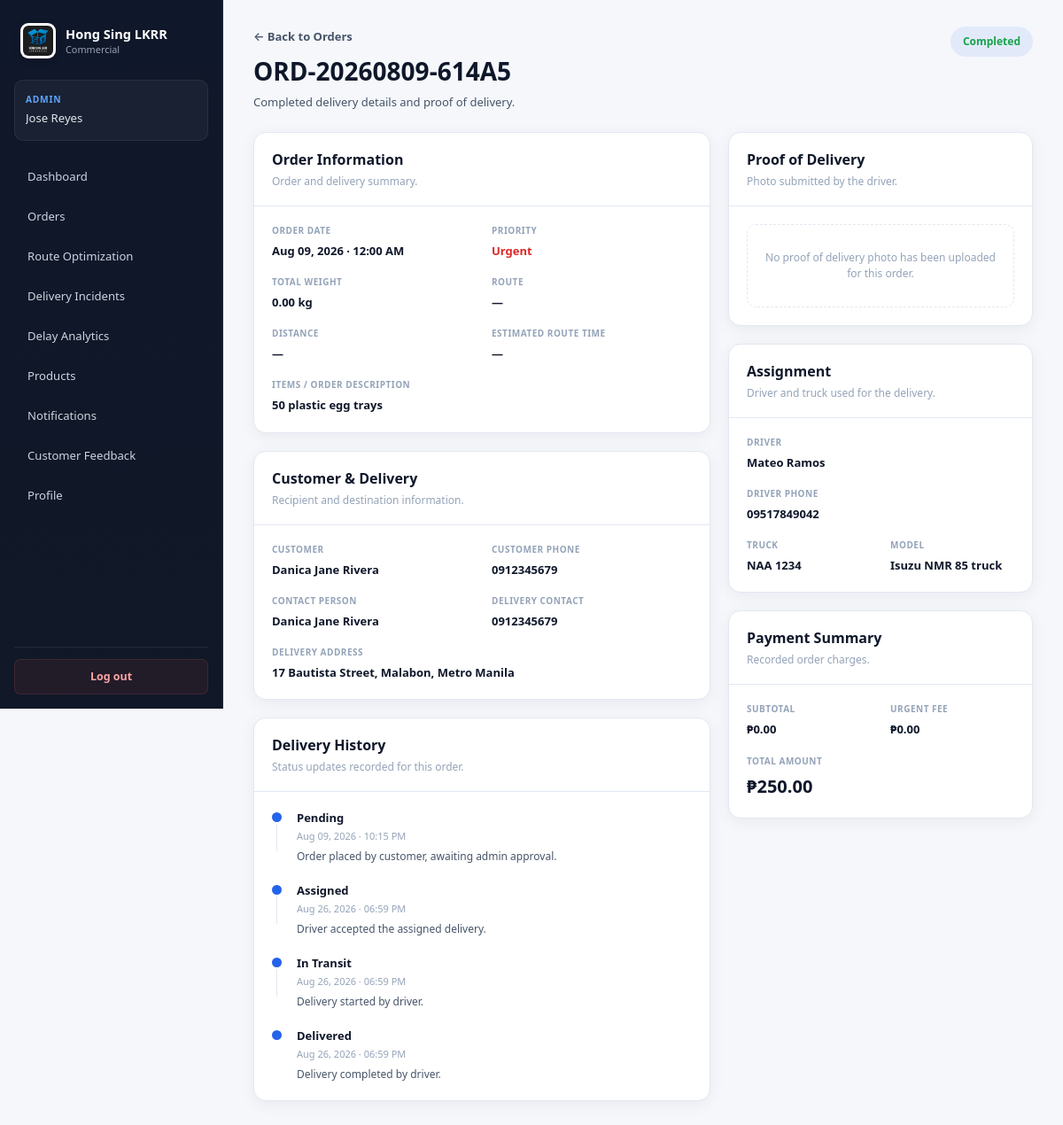
/admin/order_details.php?id=1 (signed in), run on the app's committed database.
### tables this page shows
CREATE TABLE `order` (
  `order_id` int(11) NOT NULL,
  `order_number` varchar(50) NOT NULL,
  `customer_id` int(11) NOT NULL,
  `driver_id` int(11) DEFAULT NULL,
  `truck_id` int(11) DEFAULT NULL,
  `route_id` int(11) DEFAULT NULL,
  `item_description` text NOT NULL,
  `subtotal` decimal(10,2) NOT NULL DEFAULT 0.00,
  `urgent_fee` decimal(10,2) NOT NULL DEFAULT 0.00,
  `total_amount` decimal(10,2) NOT NULL,
  `total_weight` decimal(12,2) NOT NULL DEFAULT 0.00,
  `total_weight_kg` decimal(10,2) NOT NULL DEFAULT 0.00,
  `order_date` date NOT NULL,
  `expected_delivery_date` date DEFAULT NULL,
  `priority_level` enum('Normal','Urgent') NOT NULL DEFAULT 'Normal',
  `completion_status` enum('Pending','Approved','Assigned','Accepted','In Transit','Completed','Cancelled') NOT NULL DEFAULT 'Pending',
  `created_at` datetime NOT NULL DEFAULT current_timestamp(),
  `approved_at` datetime DEFAULT NULL,
  `assigned_at` datetime DEFAULT NULL,
  `accepted_at` datetime DEFAULT NULL,
  `started_at` datetime DEFAULT NULL,
  `completed_at` datetime DEFAULT NULL,
  `cancelled_at` datetime DEFAULT NULL
);

CREATE TABLE `customer` (
  `customer_id` int(11) NOT NULL,
  `full_name` varchar(100) NOT NULL,
  `email` varchar(100) NOT NULL,
  `email_verified` tinyint(1) NOT NULL DEFAULT 0,
  `email_verified_at` datetime DEFAULT NULL,
  `password_hash` varchar(255) NOT NULL,
  `phone_number` varchar(20) NOT NULL,
  `address` varchar(255) NOT NULL,
  `city` varchar(100) NOT NULL,
  `province` varchar(100) NOT NULL,
  `created_at` datetime NOT NULL DEFAULT current_timestamp(),
  `latitude` decimal(10,7) DEFAULT NULL,
  `longitude` decimal(10,7) DEFAULT NULL,
  `phone_verified` tinyint(1) NOT NULL DEFAULT 0,
  `phone_verified_at` datetime DEFAULT NULL
);

CREATE TABLE `delivery_location` (
  `location_id` int(11) NOT NULL,
  `order_id` int(11) NOT NULL,
  `full_address` varchar(255) NOT NULL,
  `city` varchar(100) NOT NULL,
  `province` varchar(100) NOT NULL,
  `latitude` decimal(10,6) DEFAULT NULL,
  `longitude` decimal(10,6) DEFAULT NULL,
  `contact_person` varchar(100) NOT NULL,
  `contact_number` varchar(20) NOT NULL
);

CREATE TABLE `delivery_status` (
  `status_id` int(11) NOT NULL,
  `order_id` int(11) NOT NULL,
  `status` enum('Pending','Assigned','In Transit','Arrived','Delivered','Failed','Cancelled') NOT NULL,
  `latitude` decimal(10,6) DEFAULT NULL,
  `longitude` decimal(10,6) DEFAULT NULL,
  `timestamp` datetime NOT NULL DEFAULT current_timestamp(),
  `notes` text DEFAULT NULL
);

CREATE TABLE `driver` (
  `driver_id` int(11) NOT NULL,
  `license_number` varchar(50) NOT NULL,
  `full_name` varchar(100) NOT NULL,
  `phone_number` varchar(20) NOT NULL,
  `email` varchar(100) NOT NULL,
  `password_hash` varchar(255) NOT NULL,
  `status` enum('Available','On Delivery','On Leave','Absent','Inactive','Resigned','Terminated') NOT NULL DEFAULT 'Available',
  `current_truck_id` int(11) DEFAULT NULL,
  `total_deliveries` int(11) NOT NULL DEFAULT 0,
  `rating` decimal(3,2) DEFAULT NULL,
  `created_at` datetime NOT NULL DEFAULT current_timestamp(),
  `last_location` varchar(150) DEFAULT NULL,
  `current_latitude` decimal(10,7) DEFAULT NULL,
  `current_longitude` decimal(10,7) DEFAULT NULL,
  `location_updated_at` datetime DEFAULT NULL,
  `phone_verified` tinyint(1) NOT NULL DEFAULT 0,
  `phone_verified_at` datetime DEFAULT NULL
);

CREATE TABLE `truck` (
  `truck_id` int(11) NOT NULL,
  `plate_number` varchar(20) NOT NULL,
  `model` varchar(100) NOT NULL,
  `capacity` decimal(10,2) NOT NULL,
  `status` enum('Available','In Use','Maintenance') NOT NULL DEFAULT 'Available',
  `last_maintenance` date DEFAULT NULL,
  `current_load` decimal(12,2) NOT NULL DEFAULT 0.00
);

### includes/auth.php (called while the page is built, shortened)
<?php
function e(
    mixed $value
): string {
    return htmlspecialchars(
        (string) $value,
        ENT_QUOTES | ENT_SUBSTITUTE,
        'UTF-8'
    );
}

### admin/order_details.php (the view, shortened to what this page needs)
<?php
require_once __DIR__ . '/../includes/auth.php';
$db = Database::getConnection();
$orderId = (int) ($_GET['id'] ?? 0);
$stmt = $db->prepare("
    SELECT
        o.*,
        c.full_name AS customer_name,
        c.email AS customer_email,
        c.phone_number AS customer_phone,
        d.full_name AS driver_name,
        d.phone_number AS driver_phone,
        t.plate_number,
        t.model AS truck_model,
        r.route_code,
        r.estimated_distance,
        r.estimated_time,
        dl.full_address AS delivery_address,
        dl.city AS delivery_city,
        dl.province AS delivery_province,
        dl.contact_person,
        dl.contact_number,
        rc.photo_proof_path,
        rc.delivery_time,
        rc.delivery_notes
    FROM `order` o
    LEFT JOIN customer c ON c.customer_id = o.customer_id
    LEFT JOIN driver d ON d.driver_id = o.driver_id
    LEFT JOIN truck t ON t.truck_id = o.truck_id
    LEFT JOIN route r ON r.route_id = o.route_id
    LEFT JOIN delivery_location dl
    ON dl.order_id = o.order_id
    LEFT JOIN receipt rc ON rc.order_id = o.order_id
    WHERE o.order_id = ?
    LIMIT 1
");
$stmt->execute([$orderId]);
$order = $stmt->fetch(PDO::FETCH_ASSOC);
$historyStmt = $db->prepare("
    SELECT status, timestamp, notes
    FROM delivery_status
    WHERE order_id = ?
    ORDER BY timestamp ASC
");
$historyStmt->execute([$orderId]);
$statusHistory = $historyStmt->fetchAll(PDO::FETCH_ASSOC);
function showVal($v): string {
    $v = trim((string)($v ?? ''));
    return $v !== '' ? e($v) : '—';
}
function showDT($v): string {
    $t = strtotime((string)$v);
    return $t ? date('M d, Y · h:i A', $t) : e($v);
}
$weight = (float)($order['total_weight_kg'] ?? 0);
if ($weight <= 0) $weight = (float)($order['total_weight'] ?? 0);
$address = implode(', ', array_filter(array_unique([
    trim((string)($order['delivery_address'] ?? '')),
    trim((string)($order['delivery_city'] ?? '')),
    trim((string)($order['delivery_province'] ?? ''))
])));
$podUrl = null;
?>
<!DOCTYPE html>
<html lang="en">
<head>
<link rel="stylesheet" href="<?= BASE_URL ?>assets/css/theme.css">
</head>
<body>
<?php require __DIR__ . '/../includes/header.php'; ?>
<main class="app-main">
<div class="order-details-page">
<header class="details-top">
<div>
<a class="back-link" href="<?= BASE_URL ?>admin/orders.php">← Back to Orders</a>
<h1><?= e($order['order_number']) ?></h1>
<p>Completed delivery details and proof of delivery.</p>
</div>
<span class="completed-badge"><?= e($order['completion_status']) ?></span>
</header>
<div class="details-layout">
<div class="details-col">
<section class="detail-card">
<div class="card-head"><h2>Order Information</h2><p>Order and delivery summary.</p></div>
<div class="card-body"><div class="info-grid">
<div><span class="label">Order Date</span><span class="value"><?= showDT($order['order_date']) ?></span></div>
<div><span class="label">Priority</span><span class="value <?= $order['priority_level']==='Urgent'?'urgent':'' ?>"><?= e($order['priority_level']) ?></span></div>
<div><span class="label">Total Weight</span><span class="value"><?= number_format($weight,2) ?> kg</span></div>
<div><span class="label">Route</span><span class="value"><?= showVal($order['route_code']) ?></span></div>
<div><span class="label">Distance</span><span class="value"><?= showVal($order['estimated_distance']) ?></span></div>
<div><span class="label">Estimated Route Time</span><span class="value"><?= showVal($order['estimated_time']) ?></span></div>
<div class="info-full"><span class="label">Items / Order Description</span><span class="value"><?= showVal($order['item_description']) ?></span></div>
</div></div>
</section>
<section class="detail-card">
<div class="card-head"><h2>Customer & Delivery</h2><p>Recipient and destination information.</p></div>
<div class="card-body"><div class="info-grid">
<div><span class="label">Customer</span><span class="value"><?= showVal($order['customer_name']) ?></span></div>
<div><span class="label">Customer Phone</span><span class="value"><?= showVal($order['customer_phone']) ?></span></div>
<div><span class="label">Contact Person</span><span class="value"><?= showVal($order['contact_person']) ?></span></div>
<div><span class="label">Delivery Contact</span><span class="value"><?= showVal($order['contact_number']) ?></span></div>
<div class="info-full"><span class="label">Delivery Address</span><span class="value"><?= $address!==''?e($address):'—' ?></span></div>
</div></div>
</section>
<section class="detail-card">
<div class="card-head"><h2>Delivery History</h2><p>Status updates recorded for this order.</p></div>
<div class="card-body">
<?php if (!$statusHistory): ?>
<div class="empty">No delivery status history is available.</div>
<?php else: ?>
<div class="timeline">
<?php foreach ($statusHistory as $h): ?>
<div class="timeline-row"><div class="dot"></div><div>
<div class="timeline-status"><?= e($h['status']) ?></div>
<span class="timeline-date"><?= showDT($h['timestamp']) ?></span>
<?php if (!empty($h['notes'])): ?><div class="timeline-note"><?= e($h['notes']) ?></div><?php endif; ?>
</div></div>
<?php endforeach; ?>
</div>
<?php endif; ?>
</div>
</section>
</div>
<div class="details-col">
<section class="detail-card">
<div class="card-head"><h2>Proof of Delivery</h2><p>Photo submitted by the driver.</p></div>
<div class="card-body">
<?php if ($podUrl): ?>
<div class="pod-wrap">
<a href="<?= e($podUrl) ?>" target="_blank" rel="noopener"><img class="pod-image" src="<?= e($podUrl) ?>" alt="Proof of Delivery"></a>
<div class="pod-footer">
<span class="pod-time">Completed: <?= showDT($order['delivery_time']) ?></span>
<a class="photo-btn" href="<?= e($podUrl) ?>" target="_blank" rel="noopener">View Full Photo</a>
</div>
</div>
<?php if (!empty($order['delivery_notes'])): ?>
<div style="margin-top:14px"><span class="label">Delivery Note</span><span class="value"><?= e($order['delivery_notes']) ?></span></div>
<?php endif; ?>
<?php else: ?>
<div class="empty">No proof of delivery photo has been uploaded for this order.</div>
<?php endif; ?>
</div>
</section>
<section class="detail-card">
<div class="card-head"><h2>Assignment</h2><p>Driver and truck used for the delivery.</p></div>
<div class="card-body"><div class="info-grid">
<div class="info-full"><span class="label">Driver</span><span class="value"><?= showVal($order['driver_name']) ?></span></div>
<div class="info-full"><span class="label">Driver Phone</span><span class="value"><?= showVal($order['driver_phone']) ?></span></div>
<div><span class="label">Truck</span><span class="value"><?= showVal($order['plate_number']) ?></span></div>
<div><span class="label">Model</span><span class="value"><?= showVal($order['truck_model']) ?></span></div>
</div></div>
</section>
<section class="detail-card">
<div class="card-head"><h2>Payment Summary</h2><p>Recorded order charges.</p></div>
<div class="card-body"><div class="info-grid">
<div><span class="label">Subtotal</span><span class="value">₱<?= number_format((float)($order['subtotal']??0),2) ?></span></div>
<div><span class="label">Urgent Fee</span><span class="value">₱<?= number_format((float)($order['urgent_fee']??0),2) ?></span></div>
<div class="info-full"><span class="label">Total Amount</span><span class="value total">₱<?= number_format((float)($order['total_amount']??0),2) ?></span></div>
</div></div>
</section>
</div>
</div>
</div>
</main>
</div>
</body>
</html>

### assets/css/theme.css (style rules this page uses)
:root { --color-primary: #1d4ed8; --color-primary-hover: #1e40af; --color-primary-light: #eff6ff; --color-primary-soft: rgba(29, 78, 216, 0.09); --color-accent: #2563eb; --color-accent-hover: #1d4ed8; --color-accent-soft: rgba(37, 99, 235, 0.09); --color-bg: #f5f7fb; --color-bg-deep: #edf1f7; --color-background: #f5f7fb; --color-surface: #ffffff; --color-surface-alt: #f8fafc; --color-border: #e2e8f0; --color-border-strong: #cbd5e1; --color-text-primary: #0f172a; --color-text-secondary: #475569; --color-text-muted: #94a3b8; --sidebar-bg: #0f172a; --sidebar-bg-secondary: #111c30; --sidebar-hover: #172033; --sidebar-active: rgba(59, 130, 246, 0.16); --sidebar-text: #cbd5e1; --sidebar-text-muted: #94a3b8; --sidebar-text-active: #ffffff; --sidebar-border: rgba(255, 255, 255, 0.08); --color-success: #16a34a; --color-success-soft: #f0fdf4; --color-warning: #d97706; --color-warning-soft: #fff7ed; --color-danger: #dc2626; --color-danger-soft: #fef2f2; --color-info: #0284c7; --color-info-soft: #f0f9ff; --shadow-xs: 0 1px 2px rgba(15, 23, 42, 0.04); --shadow-sm: 0 1px 3px rgba(15, 23, 42, 0.06), 0 1px 2px rgba(15, 23, 42, 0.03); --shadow-card: 0 4px 18px rgba(15, 23, 42, 0.055); --shadow-md: 0 10px 30px rgba(15, 23, 42, 0.08); --shadow-lg: 0 20px 50px rgba(15, 23, 42, 0.14); --radius-xs: 5px; --radius-sm: 7px; --radius-md: 10px; --radius-lg: 14px; --radius-xl: 18px; --font-base: "Segoe UI", Inter, system-ui, -apple-system, BlinkMacSystemFont, sans-serif; --sidebar-width: 252px; --content-max-width: 1600px; --overlay-gradient: linear-gradient( 120deg, rgba(15, 23, 42, 0.60) 0%, rgba(15, 23, 42, 0.28) 45%, rgba(15, 23, 42, 0.72) 100% ); }
*, *::before, *::after { box-sizing: border-box; }
html { margin: 0; padding: 0; min-height: 100%; background: var(--color-bg); scroll-behavior: smooth; -webkit-text-size-adjust: 100%; }
body { margin: 0; padding: 0; min-height: 100vh; font-family: var(--font-base); font-size: 14px; line-height: 1.5; background: var(--color-bg); color: var(--color-text-primary); -webkit-font-smoothing: antialiased; -moz-osx-font-smoothing: grayscale; }
body, button, input, select, textarea { font-family: var(--font-base); }
a { color: var(--color-primary); text-decoration: none; transition: color 0.15s ease, background-color 0.15s ease, border-color 0.15s ease, opacity 0.15s ease; }
* { scrollbar-width: thin; scrollbar-color: #cbd5e1 transparent; }
.app-main { flex: 1; min-width: 0; padding: 30px 34px 42px; background: var(--color-bg); }
.app-main > * { max-width: var(--content-max-width); margin-left: auto; margin-right: auto; }

### data on the page
order: order_number "ORD-20260809-614A5", completion_status "Completed", order_date "Aug 09, 2026 · 12:00 AM", priority_level "Urgent", total_weight "0.00", item_description "50 plastic egg trays", customer.full_name "Danica Jane Rivera", customer.phone_number "0912345679", delivery_location.contact_person "Danica Jane Rivera", delivery_location.contact_number "0912345679", delivery_location.full_address+city+province "17 Bautista Street, Malabon, Metro Manila", driver.full_name "Mateo Ramos", driver.phone_number "09517849042", truck.plate_number "NAA 1234", truck.model "Isuzu NMR 85 truck", subtotal "0.00", urgent_fee "0.00", total_amount "250.00"
delivery_status: status "Pending", timestamp "Aug 09, 2026 · 10:15 PM", notes "Order placed by customer, awaiting admin approval."
delivery_status: status "Assigned", timestamp "Aug 26, 2026 · 06:59 PM", notes "Driver accepted the assigned delivery."
delivery_status: status "In Transit", timestamp "Aug 26, 2026 · 06:59 PM", notes "Delivery started by driver."
delivery_status: status "Delivered", timestamp "Aug 26, 2026 · 06:59 PM", notes "Delivery completed by driver."

### other printed values
currentRole() "ADMIN"
$_SESSION['full_name'] "Jose Reyes"
$item['label'] "Dashboard"
$item['label'] "Orders"
$item['label'] "Route Optimization"
$item['label'] "Delivery Incidents"
$item['label'] "Delay Analytics"
$item['label'] "Products"
$item['label'] "Notifications"
$item['label'] "Customer Feedback"
$item['label'] "Profile"
showVal($order['route_code']) "—"
showVal($order['estimated_distance']) "—"
showVal($order['estimated_time']) "—"
